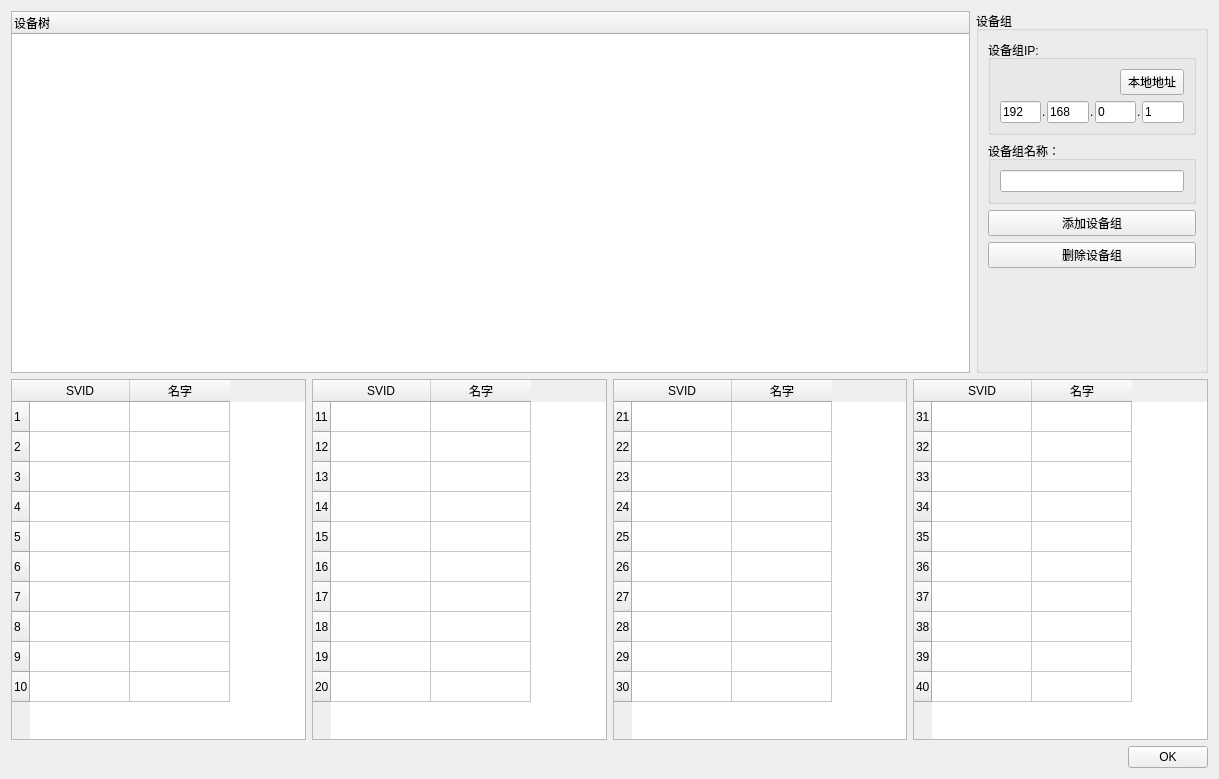
<?xml version="1.0" encoding="UTF-8"?>
<ui version="4.0">
 <class>sConfigEQ</class>
 <widget class="QWidget" name="sConfigEQ">
  <property name="geometry">
   <rect>
    <x>0</x>
    <y>0</y>
    <width>1219</width>
    <height>779</height>
   </rect>
  </property>
  <property name="windowTitle">
   <string>Form</string>
  </property>
  <layout class="QVBoxLayout" name="verticalLayout_2">
   <item>
    <layout class="QHBoxLayout" name="horizontalLayout_6">
     <item>
      <widget class="QTreeWidget" name="UI_TW_DEVICE_CEQ">
       <column>
        <property name="text">
         <string notr="true">设备树</string>
        </property>
       </column>
      </widget>
     </item>
     <item>
      <widget class="QGroupBox" name="groupBox">
       <property name="maximumSize">
        <size>
         <width>232</width>
         <height>16777215</height>
        </size>
       </property>
       <property name="title">
        <string>设备组</string>
       </property>
       <layout class="QVBoxLayout" name="verticalLayout">
        <item>
         <widget class="QGroupBox" name="groupBox_2">
          <property name="title">
           <string>设备组IP:</string>
          </property>
          <layout class="QVBoxLayout" name="verticalLayout_3">
           <item>
            <layout class="QHBoxLayout" name="horizontalLayout_7">
             <item>
              <spacer name="horizontalSpacer_6">
               <property name="orientation">
                <enum>Qt::Horizontal</enum>
               </property>
               <property name="sizeHint" stdset="0">
                <size>
                 <width>40</width>
                 <height>20</height>
                </size>
               </property>
              </spacer>
             </item>
             <item>
              <widget class="QPushButton" name="UI_PB_LOCAL_ADDRESS">
               <property name="maximumSize">
                <size>
                 <width>64</width>
                 <height>16777215</height>
                </size>
               </property>
               <property name="text">
                <string>本地地址</string>
               </property>
              </widget>
             </item>
            </layout>
           </item>
           <item>
            <layout class="QHBoxLayout" name="horizontalLayout_2">
             <property name="spacing">
              <number>1</number>
             </property>
             <item>
              <widget class="QLineEdit" name="UI_LE_IP0">
               <property name="text">
                <string>192</string>
               </property>
              </widget>
             </item>
             <item>
              <widget class="QLabel" name="label_2">
               <property name="text">
                <string>.</string>
               </property>
              </widget>
             </item>
             <item>
              <widget class="QLineEdit" name="UI_LE_IP1">
               <property name="text">
                <string>168</string>
               </property>
              </widget>
             </item>
             <item>
              <widget class="QLabel" name="label_3">
               <property name="text">
                <string>.</string>
               </property>
              </widget>
             </item>
             <item>
              <widget class="QLineEdit" name="UI_LE_IP2">
               <property name="text">
                <string>0</string>
               </property>
              </widget>
             </item>
             <item>
              <widget class="QLabel" name="label_4">
               <property name="text">
                <string>.</string>
               </property>
              </widget>
             </item>
             <item>
              <widget class="QLineEdit" name="UI_LE_IP3">
               <property name="text">
                <string>1</string>
               </property>
              </widget>
             </item>
            </layout>
           </item>
          </layout>
         </widget>
        </item>
        <item>
         <widget class="QGroupBox" name="groupBox_3">
          <property name="title">
           <string>设备组名称：</string>
          </property>
          <layout class="QHBoxLayout" name="horizontalLayout_8">
           <item>
            <widget class="QLineEdit" name="UI_LE_DEVICE_NAME"/>
           </item>
          </layout>
         </widget>
        </item>
        <item>
         <layout class="QHBoxLayout" name="horizontalLayout_3"/>
        </item>
        <item>
         <layout class="QHBoxLayout" name="horizontalLayout_4">
          <item>
           <widget class="QPushButton" name="UI_PB_ADD_DEVICE">
            <property name="text">
             <string>添加设备组</string>
            </property>
           </widget>
          </item>
         </layout>
        </item>
        <item>
         <layout class="QHBoxLayout" name="horizontalLayout_5">
          <item>
           <widget class="QPushButton" name="UI_PB_DELETE_DEVICE">
            <property name="text">
             <string>删除设备组</string>
            </property>
           </widget>
          </item>
         </layout>
        </item>
        <item>
         <spacer name="verticalSpacer">
          <property name="orientation">
           <enum>Qt::Vertical</enum>
          </property>
          <property name="sizeHint" stdset="0">
           <size>
            <width>20</width>
            <height>40</height>
           </size>
          </property>
         </spacer>
        </item>
       </layout>
      </widget>
     </item>
    </layout>
   </item>
   <item>
    <layout class="QHBoxLayout" name="horizontalLayout_9">
     <item>
      <widget class="QTableWidget" name="UI_TW_SVID1">
       <row>
        <property name="text">
         <string>1</string>
        </property>
       </row>
       <row>
        <property name="text">
         <string>2</string>
        </property>
       </row>
       <row>
        <property name="text">
         <string>3</string>
        </property>
       </row>
       <row>
        <property name="text">
         <string>4</string>
        </property>
       </row>
       <row>
        <property name="text">
         <string>5</string>
        </property>
       </row>
       <row>
        <property name="text">
         <string>6</string>
        </property>
       </row>
       <row>
        <property name="text">
         <string>7</string>
        </property>
       </row>
       <row>
        <property name="text">
         <string>8</string>
        </property>
       </row>
       <row>
        <property name="text">
         <string>9</string>
        </property>
       </row>
       <row>
        <property name="text">
         <string>10</string>
        </property>
       </row>
       <column>
        <property name="text">
         <string>SVID</string>
        </property>
       </column>
       <column>
        <property name="text">
         <string>名字</string>
        </property>
       </column>
      </widget>
     </item>
     <item>
      <widget class="QTableWidget" name="UI_TW_SVID2">
       <row>
        <property name="text">
         <string>11</string>
        </property>
       </row>
       <row>
        <property name="text">
         <string>12</string>
        </property>
       </row>
       <row>
        <property name="text">
         <string>13</string>
        </property>
       </row>
       <row>
        <property name="text">
         <string>14</string>
        </property>
       </row>
       <row>
        <property name="text">
         <string>15</string>
        </property>
       </row>
       <row>
        <property name="text">
         <string>16</string>
        </property>
       </row>
       <row>
        <property name="text">
         <string>17</string>
        </property>
       </row>
       <row>
        <property name="text">
         <string>18</string>
        </property>
       </row>
       <row>
        <property name="text">
         <string>19</string>
        </property>
       </row>
       <row>
        <property name="text">
         <string>20</string>
        </property>
       </row>
       <column>
        <property name="text">
         <string>SVID</string>
        </property>
       </column>
       <column>
        <property name="text">
         <string>名字</string>
        </property>
       </column>
      </widget>
     </item>
     <item>
      <widget class="QTableWidget" name="tableWidget">
       <row>
        <property name="text">
         <string>21</string>
        </property>
       </row>
       <row>
        <property name="text">
         <string>22</string>
        </property>
       </row>
       <row>
        <property name="text">
         <string>23</string>
        </property>
       </row>
       <row>
        <property name="text">
         <string>24</string>
        </property>
       </row>
       <row>
        <property name="text">
         <string>25</string>
        </property>
       </row>
       <row>
        <property name="text">
         <string>26</string>
        </property>
       </row>
       <row>
        <property name="text">
         <string>27</string>
        </property>
       </row>
       <row>
        <property name="text">
         <string>28</string>
        </property>
       </row>
       <row>
        <property name="text">
         <string>29</string>
        </property>
       </row>
       <row>
        <property name="text">
         <string>30</string>
        </property>
       </row>
       <column>
        <property name="text">
         <string>SVID</string>
        </property>
       </column>
       <column>
        <property name="text">
         <string>名字</string>
        </property>
       </column>
      </widget>
     </item>
     <item>
      <widget class="QTableWidget" name="tableWidget_2">
       <row>
        <property name="text">
         <string>31</string>
        </property>
       </row>
       <row>
        <property name="text">
         <string>32</string>
        </property>
       </row>
       <row>
        <property name="text">
         <string>33</string>
        </property>
       </row>
       <row>
        <property name="text">
         <string>34</string>
        </property>
       </row>
       <row>
        <property name="text">
         <string>35</string>
        </property>
       </row>
       <row>
        <property name="text">
         <string>36</string>
        </property>
       </row>
       <row>
        <property name="text">
         <string>37</string>
        </property>
       </row>
       <row>
        <property name="text">
         <string>38</string>
        </property>
       </row>
       <row>
        <property name="text">
         <string>39</string>
        </property>
       </row>
       <row>
        <property name="text">
         <string>40</string>
        </property>
       </row>
       <column>
        <property name="text">
         <string>SVID</string>
        </property>
       </column>
       <column>
        <property name="text">
         <string>名字</string>
        </property>
       </column>
      </widget>
     </item>
    </layout>
   </item>
   <item>
    <layout class="QHBoxLayout" name="horizontalLayout">
     <item>
      <spacer name="horizontalSpacer">
       <property name="orientation">
        <enum>Qt::Horizontal</enum>
       </property>
       <property name="sizeHint" stdset="0">
        <size>
         <width>40</width>
         <height>20</height>
        </size>
       </property>
      </spacer>
     </item>
     <item>
      <widget class="QPushButton" name="UI_PB_OK">
       <property name="text">
        <string>OK</string>
       </property>
      </widget>
     </item>
    </layout>
   </item>
  </layout>
 </widget>
 <resources/>
 <connections/>
</ui>
